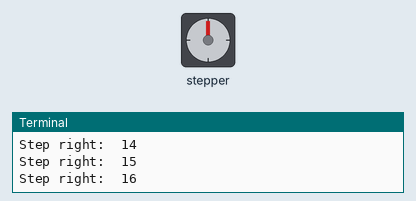
A program run on a simulated Raspberry Pi (BCM pin numbers). Shown: stepper motor, the last lines printed to the terminal. Random numbers come from a fixed seed; the stepper is drawn at 2048 steps a turn. At 5.7 s the program stops and its outputs stay as they are.

Above: at 0.15 s.
At 1.65 s:
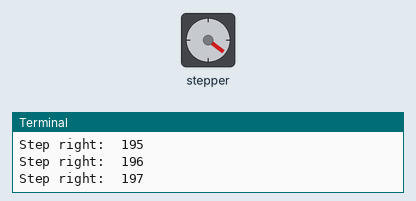
At 2.85 s:
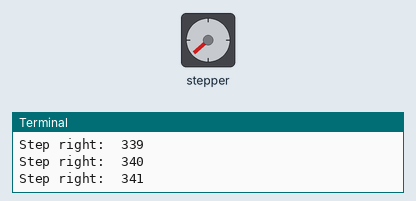
At 5.7 s:
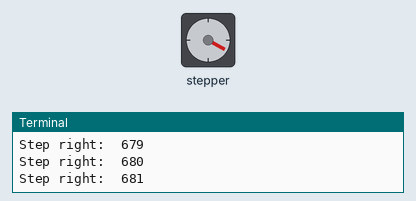
Timing chart, 0 to 7.2 s (numbered marks = the images above):
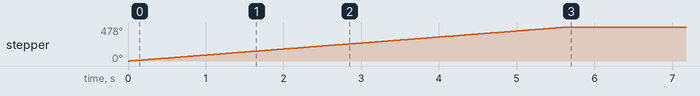

Measured:
- by itself, stepper: turns 478° clockwise in 5.6 s

The program:

decision-maker.py
```python
#!/usr/bin/env python
# coding: latin-1
# Ingmar Stapel
# Date: 20170615
# Version Alpha 0.1
# Decision Maker

from time import sleep
import RPi.GPIO as GPIO
import os
#from random import randint
import random

GPIO.setmode(GPIO.BCM)

# Verwendete Pins des ULN2003A auf die Pins des Rapberry Pi
# zugeordnet
IN1=6 # IN1
IN2=13 # IN2
IN3=19 # IN3
IN4=26 # IN4

# Wartezeit regelt die Geschwindigkeit wie schnell sich der Motor
# dreht.
time = 0.001

# Pins aus Ausgänge definieren
GPIO.setup(IN1,GPIO.OUT)
GPIO.setup(IN2,GPIO.OUT)
GPIO.setup(IN3,GPIO.OUT)
GPIO.setup(IN4,GPIO.OUT)
# Alle Pins werden initial auf False gesetzt. So dreht sich der
# Stepper-Motor nicht sofort irgendwie.
GPIO.output(IN1, False)
GPIO.output(IN2, False)
GPIO.output(IN3, False)
GPIO.output(IN4, False)

# Der Schrittmotoren 28BYJ-48 ist so aufgebaut, das der Motor im
# Inneren 8 Schritte für eine Umdrehung benötigt. Durch die Betriebe
# benätigt es aber 512 x 8 Schritte damit die Achse sich einmal um
# sich selbt also 360° dreht.

# Definition der Schritte 1 - 8 über die Pins IN1 bis IN4
# Zwischen jeder Bewegung des Motors wird kurz gewartet damit der
# Motoranker seine Position erreicht.
def Step1():
    GPIO.output(IN4, True)
    sleep (time)
    GPIO.output(IN4, False)

def Step2():
    GPIO.output(IN4, True)
    GPIO.output(IN3, True)
    sleep (time)
    GPIO.output(IN4, False)
    GPIO.output(IN3, False)

def Step3():
    GPIO.output(IN3, True)
    sleep (time)
    GPIO.output(IN3, False)

def Step4():
    GPIO.output(IN2, True)
    GPIO.output(IN3, True)
    sleep (time)
    GPIO.output(IN2, False)
    GPIO.output(IN3, False)

def Step5():
    GPIO.output(IN2, True)
    sleep (time)
    GPIO.output(IN2, False)

def Step6():
    GPIO.output(IN1, True)
    GPIO.output(IN2, True)
    sleep (time)
    GPIO.output(IN1, False)
    GPIO.output(IN2, False)

def Step7():
    GPIO.output(IN1, True)
    sleep (time)
    GPIO.output(IN1, False)

def Step8():
    GPIO.output(IN4, True)
    GPIO.output(IN1, True)
    sleep (time)
    GPIO.output(IN4, False)
    GPIO.output(IN1, False)

# Umdrehung links herum
def left(step):
	for i in range (step):
		#os.system('clear') # verlangsamt die Bewegung des Motors zu sehr.
		Step1()
		Step2()
		Step3()
		Step4()
		Step5()
		Step6()
		Step7()
		Step8()
		print "Step left: ",i

# Umdrehung rechts herum
def right(step):
	for i in range (step):
		#os.system('clear') # verlangsamt die Bewegung des Motors zu sehr.
		Step8()
		Step7()
		Step6()
		Step5()
		Step4()
		Step3()
		Step2()
		Step1()
		print "Step right: ",i

# Hier faellt die Entscheidung ob links oder rechts herum
if random.randint(0, 2) >= 1:
	# Hier wird ermittelt wie weit sich der Motor dreht.
	left(random.randint(100, 1024))
else:
	# Hier wird ermittelt wie weit sich der Motor dreht.
	right(random.randint(100, 1024))
GPIO.cleanup()
```
